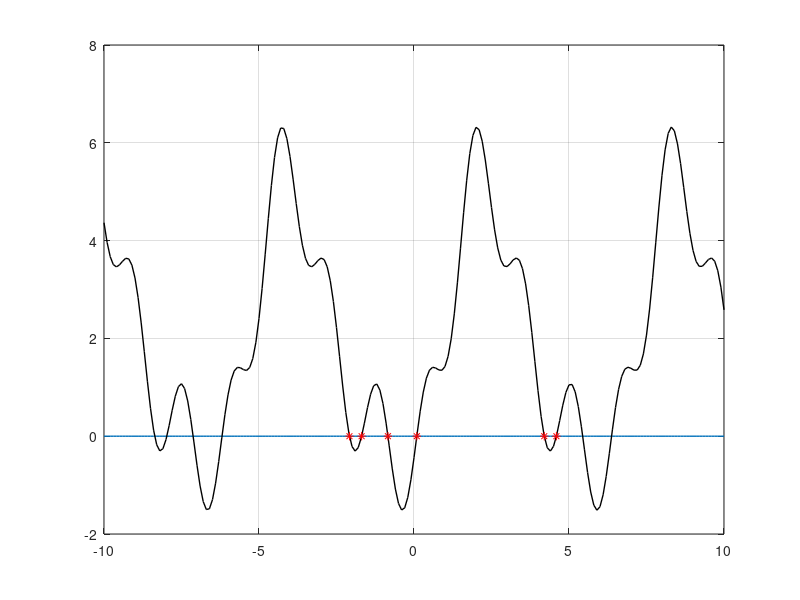

MATLAB code for this plot:
x = [-10:0.1:10];
y = 0.*x;
plot(x,y,"LineWidth", 1);

hold
x = [-10:0.1:10];
y = (1 + sin(x) - cos(x)).^2 - (sin(2*x) - cos(2*x) - 0.2).^2 + 1;
plot(x,y,"LineWidth", 1, "color", "k");

y = @(x) (1 + sin(x) - cos(x)).^2 - (sin(2*x) - cos(2*x) - 0.2).^2 + 1;
x_prev = fzero(y, -4.9);
ans = [x_prev];

tic
for k = -5:0.1:5
  x_now = fzero(y,k);
  found = false;
  for i = 1:length(ans)
    if abs(abs(x_now) - abs(ans(i))) <= 0.01 || x_now <= -5 || x_now >= 5
      found = true;
      break;
    end
  end
  if (found ~= true)
    ans = [ans x_now];
  end
end
toc
plot(ans,y(ans),'r*');
ans
grid on

##
##Elapsed time is 0.257975 seconds.
##ans =
##
## -0.841592  -2.081720  -1.690029   0.090170   4.201465   4.593157
